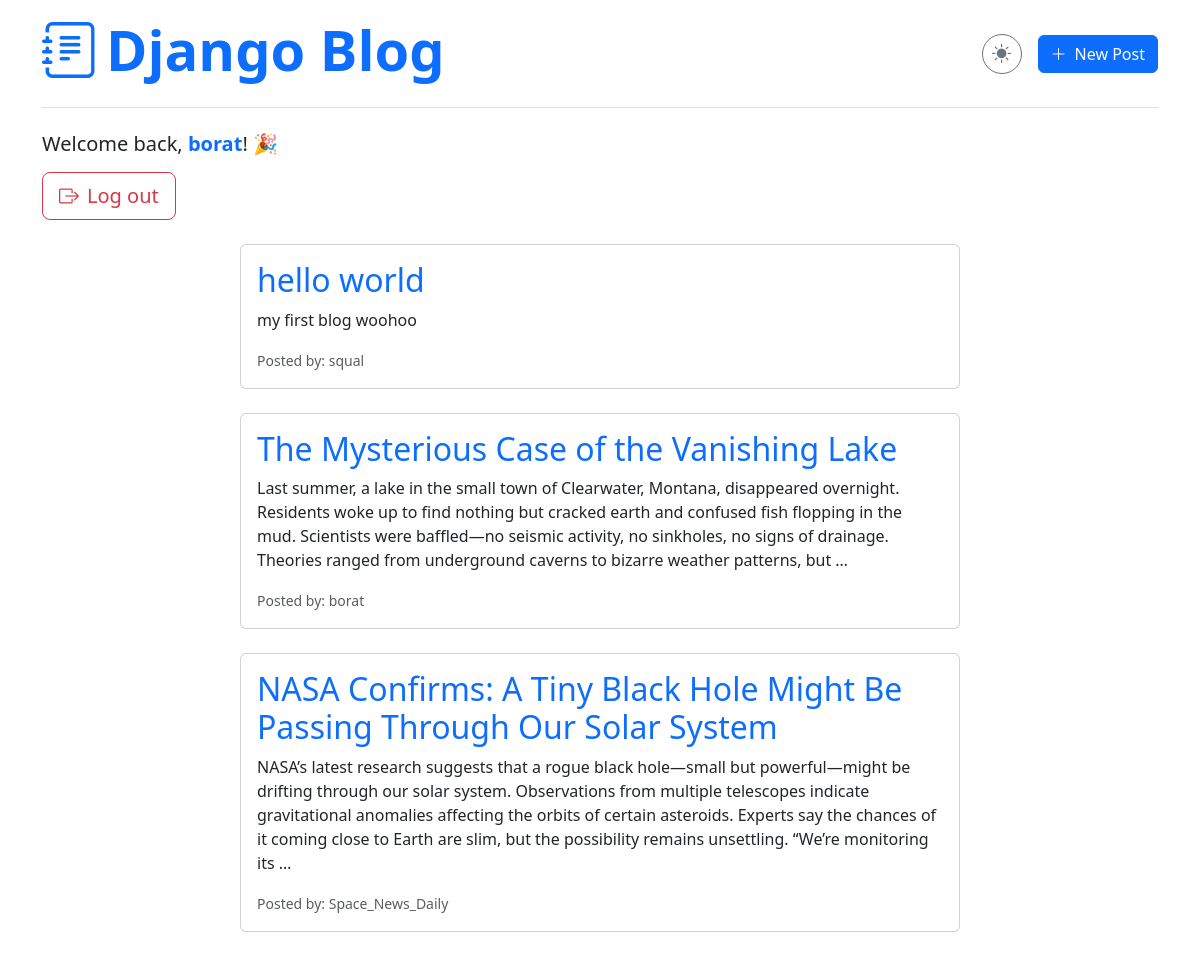
Screenshot of / (signed in) with the database file from the repository.
### blog/models.py (models this page shows, shortened)
class Post(models.Model):
	title = models.CharField(max_length =200)
	author = models.ForeignKey(
		"auth.User",
		on_delete = models.CASCADE,
	)
	body = models.TextField()

### blog/views.py (the view)
# urls.py: path("", BlogListView.as_view(), name="home"),
class BlogListView(ListView):
	model = Post
	template_name = "home.html"

### templates/home.html (shortened to what this page needs)
{% extends "base.html" %}
{% block content %}
<div class="container mt-4">
    <div class="row">
        {% for post in post_list %}
        <div class="col-md-8 offset-md-2 mb-4">
            <div class="card position-relative">
                <div class="card-body">
                    <h2 class="card-title"><a href="{% url 'post_detail' post.pk %}" class="text-decoration-none">{{ post.title }}</a></h2>
                    <p class="card-text">{{ post.body|truncatewords:50 }}</p>
                    <small class="text-muted">Posted by: {{ post.author }}</small>
                </div>
            </div>
        </div>
        {% empty %}
        <div class="col-md-8 offset-md-2">
            <p class="text-center">No posts available.</p>
        </div>
        {% endfor %}
    </div>
</div>
{% endblock content %}

### templates/base.html (shortened to what this page needs)
<!DOCTYPE html>
<html lang="en" data-bs-theme="light">
<head>
  {% load static %}
  <link href="https://cdn.jsdelivr.net/npm/bootstrap@5.3.0/dist/css/bootstrap.min.css" rel="stylesheet">
  <link rel="stylesheet" href="https://cdn.jsdelivr.net/npm/bootstrap-icons@1.11.1/font/bootstrap-icons.css">
  <link rel="stylesheet" href="{% static 'css/base.css' %}">
</head>
<body>
  <div class="container">
    <header class="d-flex justify-content-between align-items-center py-3 mb-4 border-bottom">
      <div class="nav-left">
        <h1><a href="{% url 'home' %}" class="text-decoration-none fw-bold display-4"><i class="bi bi-journal-text me-2"></i>Django Blog</a></h1>
      </div>      <div class="nav-right d-flex align-items-center">
        <button id="theme-toggle" class="btn btn-outline-secondary me-3 theme-toggle-btn d-flex align-items-center justify-content-center">
          <i class="bi bi-sun-fill" id="theme-icon"></i>
        </button>
        <a href="{% url 'post_new' %}" class="btn btn-primary d-flex align-items-center">
          <i class="bi bi-plus-lg me-2"></i>
          <span class="d-none d-sm-inline">New Post</span>
        </a>
      </div>    </header>
    <div class="auth-status mb-4">
      {% if user.is_authenticated %}
        <p class="h5 mb-3">Welcome back, <strong class="text-primary">{{ user.username }}</strong>! 🎉</p>
        <a href="{% url 'logout' %}" class="btn btn-outline-danger btn-lg"><i class="bi bi-box-arrow-right me-2"></i>Log out</a>
      {% else %}
        <p>You are not logged in.</p>
        <a href="{% url 'login' %}" class="btn btn-outline-primary me-2">Log In</a>
        <a href="{% url 'signup' %}" class="btn btn-outline-success">Sign Up</a>
      {% endif %}
    </div>
    <main>
      {% block content %}
      {% endblock content %}
    </main>
  </div>
</body>
</html>

### templates/base.html (style rules this page uses)
.theme-toggle-btn { width: 40px; height: 40px; border-radius: 50%; padding: 0; display: flex; align-items: center; justify-content: center; font-size: 1.2rem; transition: all 0.3s ease; }

### rows the page displays
Post: title "hello world", body "my first blog woohoo", author "squal"
Post: title "The Mysterious Case of the Vanishing Lake", body "Last summer, a lake in the small town of Clearwater, Montana, disappeared overnight. Residents woke up to find nothing but cracked earth and confused fish flopping in the mud. Scientists were baffled—no seismic activity, no sinkholes, no signs of drainage. Theories ranged from underground caverns to bizarre weather patterns, but …", author "borat"
Post: title "NASA Confirms: A Tiny Black Hole Might Be Passing Through Our Solar System", body "NASA’s latest research suggests that a rogue black hole—small but powerful—might be drifting through our solar system. Observations from multiple telescopes indicate gravitational anomalies affecting the orbits of certain asteroids. Experts say the chances of it coming close to Earth are slim, but the possibility remains unsettling. “We’re monitoring its …", author "Space_News_Daily"

### other values shown
{{ user.username }} "borat"
